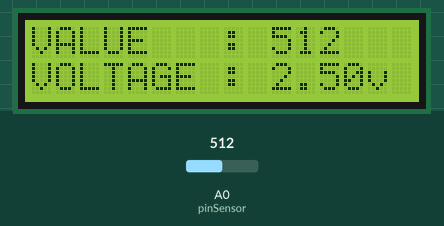
Simulated run of this sketch. Board: Arduino Uno, built with avr-gcc and run on an emulated ATmega328P. Shown: 16×2 character LCD. Inputs (shaded band) come from the test bench; at power-on: A0 (pinSensor) = 512. What the sketch prints to the serial monitor is not drawn.

Above: at 4.2 s.
4.3 s: A0 (pinSensor) set to 716
At 13.1 s:
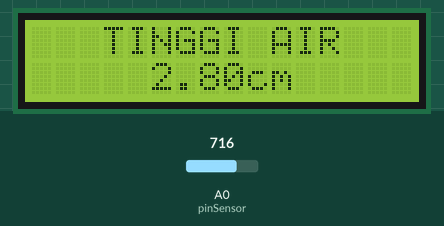
16.2 s: A0 (pinSensor) set to 900
At 21.8 s:
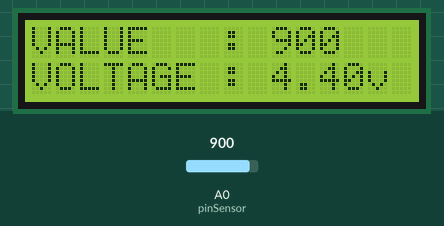
25.7 s: A0 (pinSensor) set to 1023
At 28.4 s:
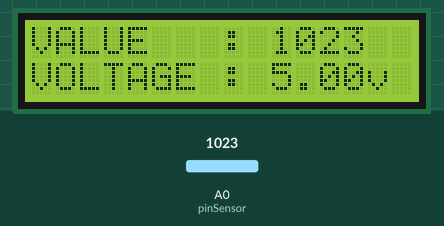
Timing chart, 0 to 29.9 s (numbered marks = the images above; inputs shaded):
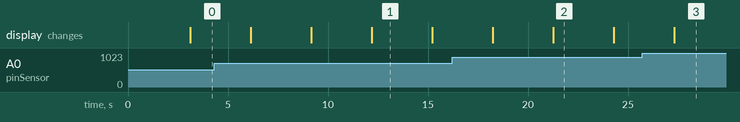

Measured:
- after the input at 4.3 s, the display: first differs from a run without the input after 4.9 s (image 1 shows a later state)
- after the input at 16.2 s, the display: first differs from a run without the input after 5.1 s (image 2)
- after the input at 25.7 s, the display: changes after 1.6 s (image 3)
- what the display in image 1 shows lasts 3.0 s, from 12.2 s to 15.2 s

The sketch:

Sensor_Water_Level_dengan_LCD.ino
```cpp
#include <LiquidCrystal_I2C.h>

#define pinSensor A0  // mendefinisikan pin A0 sebagai pin yang berhubungan dengan sensor
int sensorValue = 0; // variable untuk menampung nilai baca dari sensor dalam bentuk integer
float tinggiAir = 0; // variabel untuk menampung ketinggian air
float sensorVoltage = 0; // untuk menampung nilai ketinggian air
//Inisialisasi pembuatan variable
LiquidCrystal_I2C lcd(0x27, 16, 2);

int nilaiMax = 1023; // nilai "sensorValue" saat sensor terendam penuh kedalam air, bisa dirubah sesuai sensor dan jenis air yang anda pakai
float panjangSensor = 4.0 ; // 4.0 cm, bisa dirubah, menyesuikan dengan panjang sensor yang kalian gunakan

//        ^^^^^^^^^^^^^^^^^^^^^^^^^^^^^^^^^^^^^^^^^^^^^^^^^^^
//        |||||||||| Variabel di Atas Bisa Dirubah ||||||||||


void setup() {
  Serial.begin(9600); // mengatur boudrate komunikasi serial antara arduino dengan PC
  lcd.begin();
  Serial.println("Pembacaan Ketinggian Air");
  lcd.clear();
  lcd.setCursor(3,0); lcd.print("WATER LEVEL");
  delay(3000);
}

void loop() {
  sensorValue = analogRead(pinSensor); // membaca tengan dari sensor dalam bentuk integer
  tinggiAir = sensorValue*panjangSensor/nilaiMax;
  sensorVoltage = sensorValue*5.0/1023;

  // print data ke serial monitor
  Serial.print("Sensor Value = ");
  Serial.println(sensorValue);
  Serial.print("Sensor Voltage = ");
  Serial.println(sensorVoltage);
  Serial.print("Tinggi Air = ");
  Serial.println(tinggiAir);
  Serial.println();

  //PRINT DATA KE LCD
  lcd.clear();
  lcd.setCursor(0,0); lcd.print("VALUE   : ");
  lcd.print(sensorValue);
  lcd.setCursor(0,1); lcd.print("VOLTAGE : ");
  lcd.print(sensorVoltage);
  lcd.print("v");
  delay(3000);

  lcd.clear();
  lcd.setCursor(3,0); lcd.print("TINGGI AIR");
  lcd.setCursor(5,1); lcd.print(tinggiAir);
  lcd.print("cm");
  delay(3000);
}
```
